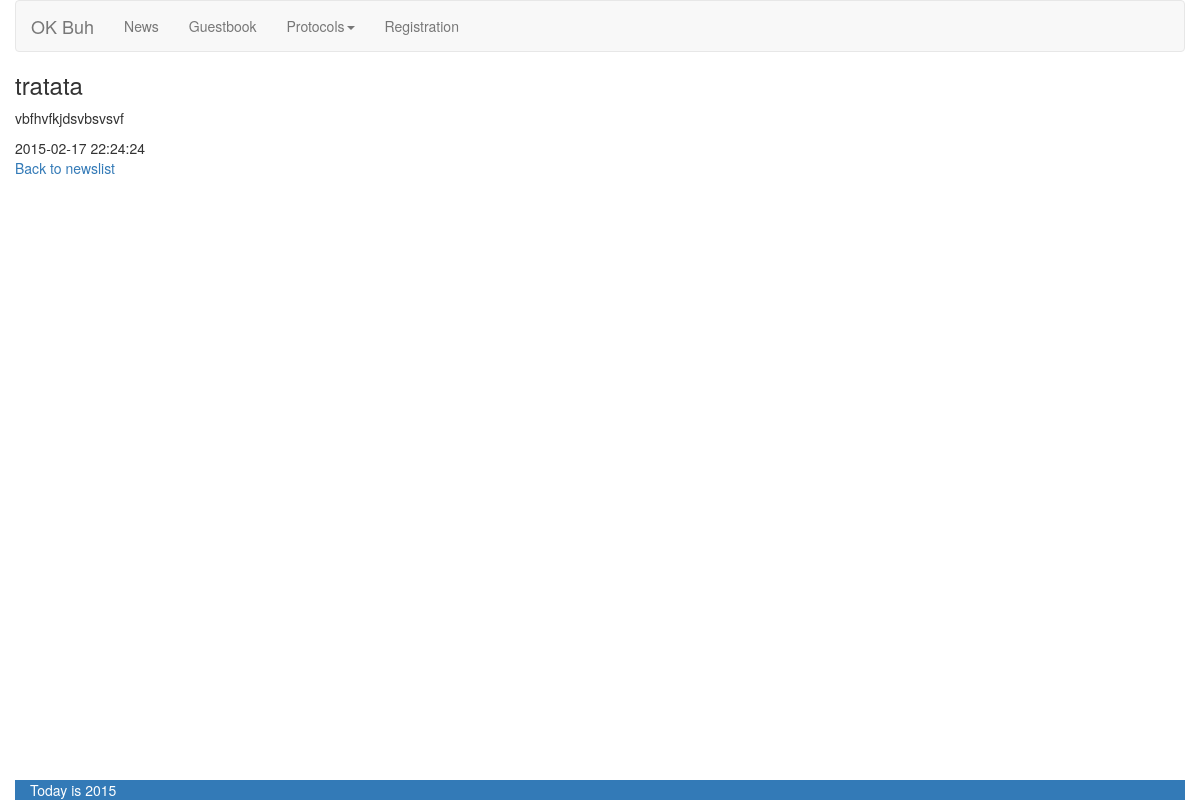
/news/post/4, run on the app's committed database.
### tables this page shows
CREATE TABLE `buh_posts` (
  `id_post` int(11) NOT NULL AUTO_INCREMENT,
  `id_user` int(11) NOT NULL,
  `date_time` timestamp NOT NULL DEFAULT CURRENT_TIMESTAMP,
  `content` text NOT NULL,
  `prev_content` text NOT NULL,
  `title` varchar(45) DEFAULT NULL,
  PRIMARY KEY (`id_post`),
  KEY `id_user` (`id_user`),
  CONSTRAINT `buh_posts_ibfk_1` FOREIGN KEY (`id_user`) REFERENCES `buh_users` (`id_user`)
);

### inc/View.php (called while the page is built, shortened)
<?php
class View
{
    public function render($tplName)
    {
        include 'inc/views/pages/' . $tplName . '.php';
    }
    public static function lang($label)
    {
        return $label;
    }
    public static function generateLink(array $params)
    {
        $address = implode('/', $params);
        return BASE_URL . "/$address";
    }
}

### index.php (called while the page is built)
<?php
include 'config.php';
new Router();

### config.php (called while the page is built, shortened)
<?php
function autoload($classname) {
    $clsFile = __DIR__.DS.CLS_DIR.DS.$classname.'.php';
    $clsFileUtils = __DIR__.DS.CLS_DIR.DS.'utils'.DS.$classname.'.php';
    $clsFileModel = __DIR__.DS.CLS_DIR.DS.'models'.DS.$classname.'.php';
    $clsFileController = __DIR__.DS.CLS_DIR.DS.'controllers'.DS.$classname.'.php';
    if(file_exists($clsFile)) {
        return true;
    } elseif (file_exists($clsFileUtils)) {
        return true;
    } elseif(file_exists($clsFileModel)) {
        return true;
    } elseif (file_exists($clsFileController)) {
        require_once $clsFileController;
        return true;
    }
    return false;
}

### inc/utils/DB.php (called while the page is built, shortened)
<?php
class DB extends PDO{
    protected static $_instance;
    public static function getInstance() {
        if (self::$_instance === null) {
            self::$_instance = new self;
        }
        return self::$_instance;
    }
}

### inc/models/NewsModel.php (called while the page is built, shortened)
<?php
class NewsModel extends Model
{
    public static function getSelectedPost($postID)
    {
        $sth = DB::getInstance()->prepare('SELECT * FROM `buh_posts` WHERE `id_post`=:id_post');
        $sth->bindValue(':id_post', $postID, PDO::PARAM_INT);
        $sth->execute();
        $post = $sth->fetch();
        return $post;
    }
}

### inc/views/pages/post.php (the view)
<?php require 'inc/views/divs/header.php' ?>
    <h3><?= $this->post['title'] ?></h3>
    <div class="">
        <?= $this->post['content'] ?>
    </div>
    <time><?= $this->post['date_time'] ?></time>
    <p>
        <a href="<?= View::generateLink(array('news')) ?>"> <?= View::lang('Back to newslist') ?></a>
    </p>
<?php require 'inc/views/divs/footer.php' ?>

### data on the page
buh_posts: title "tratata", content "vbfhvfkjdsvbsvsvf", date_time "2015-02-17 22:24:24"

### other printed values
View::lang('OK Buh') "OK Buh"
View::lang('News') "News"
View::lang('Guestbook') "Guestbook"
View::lang('Protocols') "Protocols"
View::lang('Registration') "Registration"
View::lang('Back to newslist') "Back to newslist"
View::lang('Today is ') "Today is"
